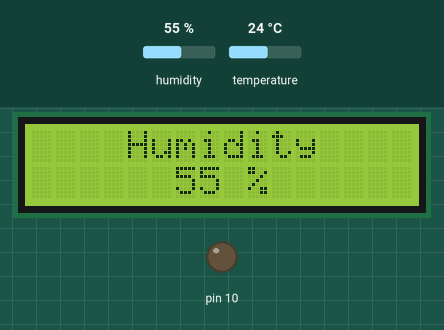
Bench run of a sketch on a simulated Arduino Uno, built with avr-gcc and run on an emulated ATmega328P. On the bench: 16×2 character LCD, output pins drawn as LEDs (lit = HIGH). The inputs (shaded band) are chosen by the test bench; at power-on: humidity 55 %, temperature 24 °C.

Above: at 1.2 s.
1.3 s: humidity set to 22 %
At 10.5 s:
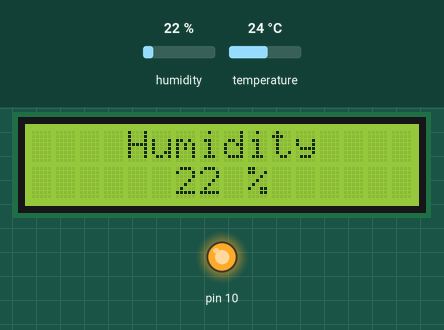
14.2 s: temperature set to 26 °C
At 24.2 s:
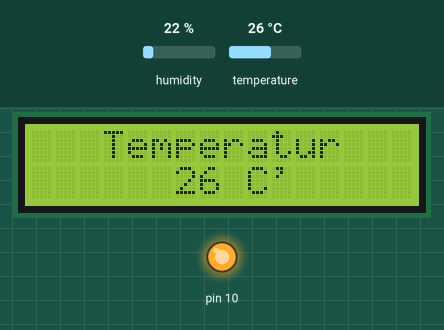
28.2 s: temperature set to 29 °C
At 38.9 s:
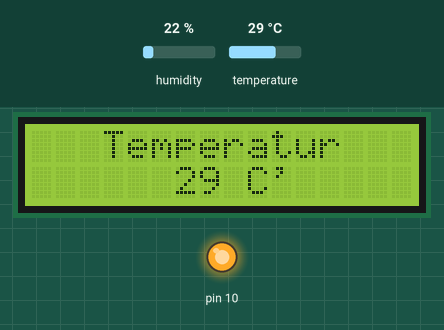
41.9 s: humidity set to 40 %
At 46.0 s:
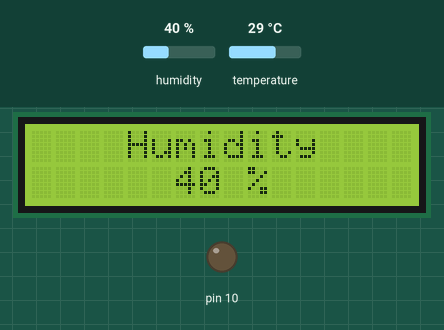
Timing chart, 0 to 47.5 s (numbered marks = the images above; inputs shaded):
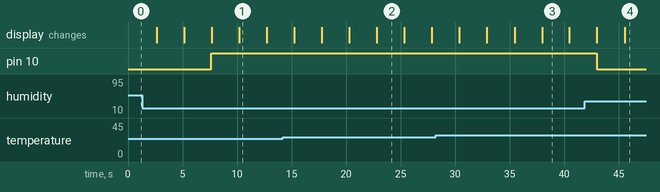

The sketch:

Arduino_LCD_I2c_DHT11.ino
```cpp
#include <Wire.h>
#include <LiquidCrystal_I2C.h>
LiquidCrystal_I2C lcd(0x3F, 2, 1, 0, 4, 5, 6, 7, 3, POSITIVE);
#include "DHT.h"
#define DHTPIN 9
#define DHTTYPE DHT11
DHT dht(DHTPIN, DHTTYPE);
void setup() {
  lcd.begin(16, 2);
  dht.begin();
  pinMode( 10, OUTPUT);
}
void loop() {
  int h = dht.readHumidity();
  int t = dht.readTemperature();
  ///////////////////////////////////////////////////
  lcd.clear();
  lcd.setCursor(4, 0);
  lcd.print("Humidity ");
  lcd.setCursor(6, 1);
  lcd.print(h);
  lcd.print(" %");
  delay (2500);
  ///////////////////////////////////////////////////
  lcd.clear();
  lcd.setCursor(3, 0);
  lcd.print("Temperatur ");
  lcd.setCursor(6, 1);
  lcd.print(t);
  lcd.print(" C'");
  delay (2500);
  ///////////////////////////////////////////////////
  lcd.clear();
  lcd.setCursor(0, 0);
  lcd.print("catatanraspi.id");
  delay (2500);
  if (t < 26)
  {
    digitalWrite( 10, HIGH);
    lcd.clear();
    lcd.setCursor(6, 0);
    lcd.print("LAMPU ");
    lcd.setCursor(5, 1);
    lcd.print("MENYALA");
    delay (2500);
  }
  else if (t> 27)
  {
    digitalWrite( 10, LOW);
    lcd.clear();
    lcd.setCursor(6, 0);
    lcd.print("LAMPU ");
    lcd.setCursor(6, 1);
    lcd.print("MATI");
    delay (2500);
  }
}
```

Measured:
- what the display in image 1 shows lasts 2.5 s, from 10.2 s to 12.7 s
